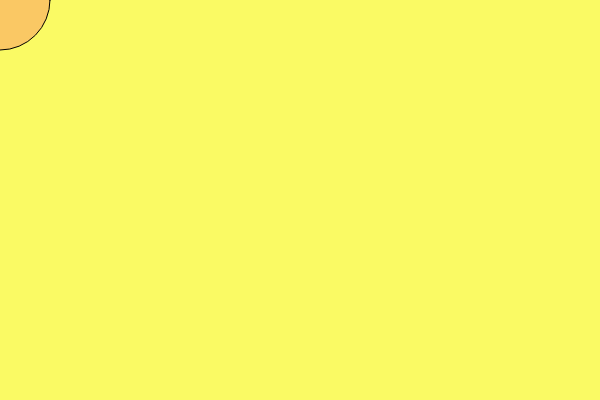
Frame 1 (no input)
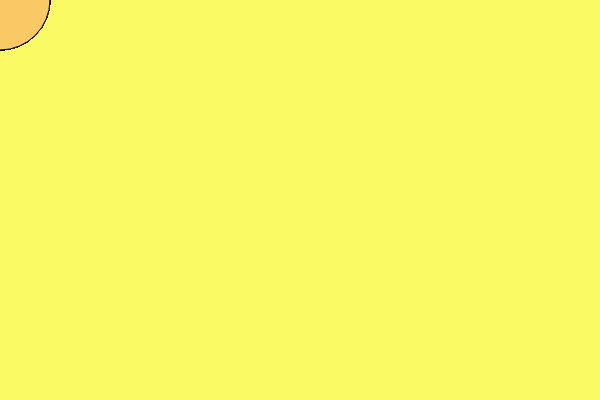
Frame 60 (no input)
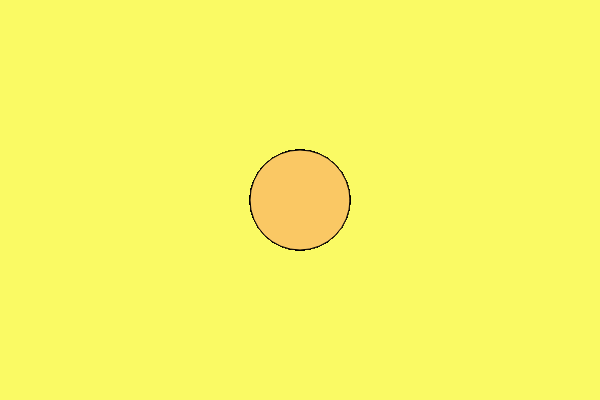
Frame 120 (the mouse pressed at the canvas centre since frame 60)

The p5.js sketch that drew these frames (run headless with seeded random() and noise() and a simulated clock; from frame 60 on, the mouse is pressed at the canvas centre):

// p5.js sketch
// ── sketch.js
function setup() {
    createCanvas(600, 400);
    background(250, 250, 100);
  
}

function draw() {
    fill(250, 200, 100);
    ellipse(mouseX, mouseY, 100, 100);
  
}
function mousePressed() {
    background(250, 250, 100);
}
